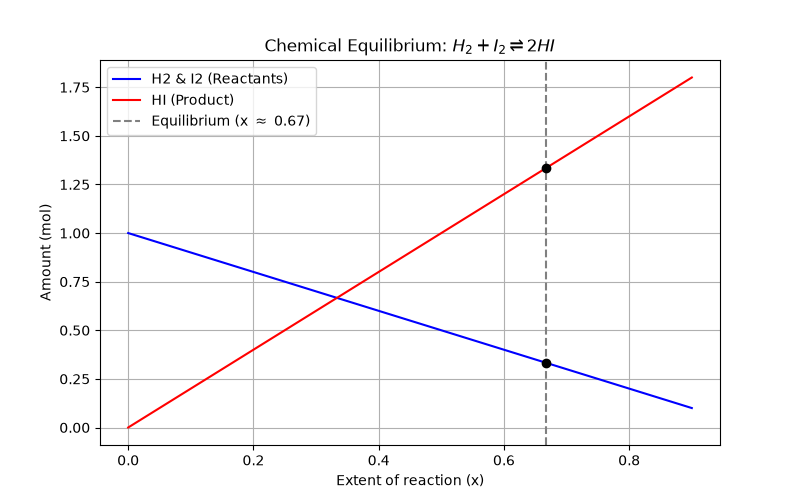

This chart was generated by the following Python code:
import numpy as np
import matplotlib.pyplot as plt
from scipy.optimize import newton, minimize

# Deduced K value based on the target x ~ 0.66
K = 16

# 1. Define the imbalance function (zero at equilibrium)
def k_imbalance(x):
    return ((2 * x)**2) / ((1 - x)**2) - K

# 2. Solve Method 1: Root-finding with Newton's method
# Starting guess x0 = 0.5 (must be between 0 and 1)
x_newton = newton(k_imbalance, 0.5)

# 3. Solve Method 2: Minimizing the squared imbalance with SLSQP
def objective(x_array):
    x = x_array[0]
    return k_imbalance(x)**2

result = minimize(objective, x0=[0.5], method="SLSQP", bounds=[(0, 0.99)])
x_slsqp = result.x[0]

# 4. Confirm both give the same x
print("--- Chemical Equilibrium ---")
print(f"Newton's method x : {x_newton:.4f}")
print(f"SLSQP minimizer x : {x_slsqp:.4f}")

# 5. Report the equilibrium amounts
x_eq = x_newton
n_H2 = 1 - x_eq
n_I2 = 1 - x_eq
n_HI = 2 * x_eq

print(f"\nEquilibrium Amounts:")
print(f"H2: {n_H2:.4f} mol")
print(f"I2: {n_I2:.4f} mol")
print(f"HI: {n_HI:.4f} mol")

# 6. Plot how H2, I2, and HI change with x
x_vals = np.linspace(0, 0.9, 100)
H2_vals = 1 - x_vals
HI_vals = 2 * x_vals

plt.figure(figsize=(8, 5))
# Reactants fall
plt.plot(x_vals, H2_vals, label='H2 & I2 (Reactants)', color='blue')
# Product rises
plt.plot(x_vals, HI_vals, label='HI (Product)', color='red')

# Mark the equilibrium point
plt.axvline(x_eq, color='gray', linestyle='--', label=f'Equilibrium (x $\\approx$ {x_eq:.2f})')
plt.scatter([x_eq, x_eq], [n_H2, n_HI], color='black', zorder=5)

plt.xlabel('Extent of reaction (x)')
plt.ylabel('Amount (mol)')
plt.title(r'Chemical Equilibrium: $H_2 + I_2 \rightleftharpoons 2HI$')
plt.legend()
plt.grid(True)

plt.savefig('equilibrium.png')
print("\nequilibrium.png saved successfully.")
